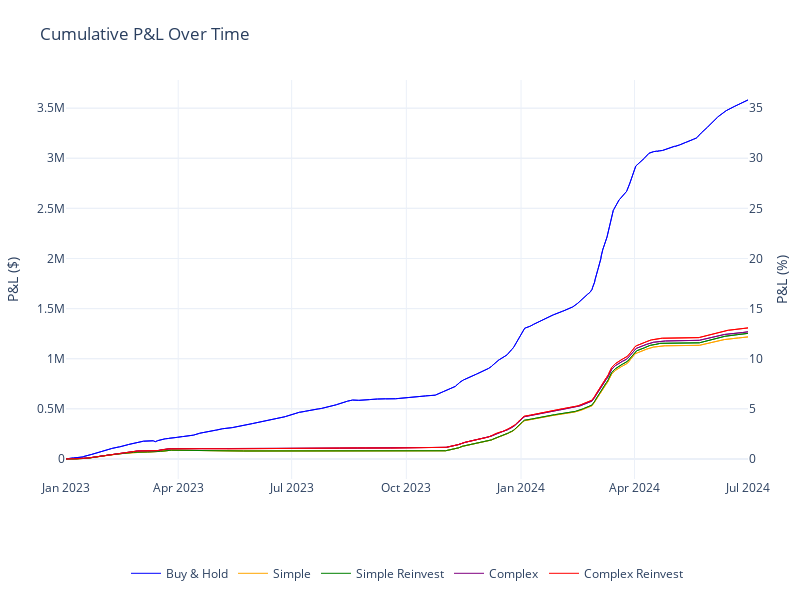

The notebook cell this image was saved under:
### Code cell
hstr = pd.read_csv(f'./results/hold/collateral_log.csv')
ststr = pd.read_csv(f'./results/simple_threshold/collateral_log.csv')
srstr = pd.read_csv(f'./results/simple_reinvest/collateral_log.csv')
ctstr = pd.read_csv(f'./results/complex_threshold/collateral_log.csv')
crstr = pd.read_csv(f'./results/complex_reinvest/collateral_log.csv')

initial_investment = 10000000

hstr['time'] = pd.to_datetime(hstr['time'])
hstr.set_index('time', inplace=True)

ststr['time'] = pd.to_datetime(ststr['time'])
ststr.set_index('time', inplace=True)

srstr['time'] = pd.to_datetime(srstr['time'])
srstr.set_index('time', inplace=True)

ctstr['time'] = pd.to_datetime(ctstr['time'])
ctstr.set_index('time', inplace=True)

crstr['time'] = pd.to_datetime(crstr['time'])
crstr.set_index('time', inplace=True)

collateral_columns = [
    'binance_btc_collateral', 'binance_eth_collateral', 'binance_liquid_cash',
    'okx_btc_collateral', 'okx_eth_collateral', 'okx_liquid_cash',
    'bybit_btc_collateral', 'bybit_eth_collateral', 'bybit_liquid_cash'
]

funding_columns = ['binance_funding', 'okx_funding', 'bybit_funding']

unrealised_pnl_columns = ['binance_unrealised_pnl', 'okx_unrealised_pnl', 'bybit_unrealised_pnl']

hstr['pnl_basis'] = hstr[collateral_columns].sum(axis=1) - initial_investment
hstr['pnl_funding'] = hstr[funding_columns].sum(axis=1)
hstr['total_pnl'] = hstr['pnl_basis'] + hstr['pnl_funding']

hstr['cumulative_total_pnl_pct'] = (hstr['total_pnl'] / initial_investment) * 100


ststr['pnl_basis'] = ststr[collateral_columns].sum(axis=1) - initial_investment
ststr['pnl_funding'] = ststr[funding_columns].sum(axis=1)
ststr['total_pnl'] = ststr['pnl_basis'] + ststr['pnl_funding']

ststr['cumulative_total_pnl_pct'] = (ststr['total_pnl'] / initial_investment) * 100


srstr['pnl_basis'] = srstr[collateral_columns].sum(axis=1) - initial_investment
srstr['pnl_funding'] = srstr[funding_columns].sum(axis=1)
srstr['total_pnl'] = srstr['pnl_basis'] + srstr['pnl_funding']

srstr['cumulative_total_pnl_pct'] = (srstr['total_pnl'] / initial_investment) * 100


ctstr['pnl_basis'] = ctstr[collateral_columns].sum(axis=1) - initial_investment
ctstr['pnl_funding'] = ctstr[funding_columns].sum(axis=1)
ctstr['total_pnl'] = ctstr['pnl_basis'] + ctstr['pnl_funding']

ctstr['cumulative_total_pnl_pct'] = (ctstr['total_pnl'] / initial_investment) * 100


crstr['pnl_basis'] = crstr[collateral_columns].sum(axis=1) - initial_investment
crstr['pnl_funding'] = crstr[funding_columns].sum(axis=1)
crstr['total_pnl'] = crstr['pnl_basis'] + crstr['pnl_funding']

crstr['cumulative_total_pnl_pct'] = (crstr['total_pnl'] / initial_investment) * 100

fig = go.Figure()

fig.add_trace(go.Scatter(
    x=hstr.index,
    y=hstr['total_pnl'],
    mode='lines',
    name='Buy & Hold',
    line=dict(width=1, color='blue'),
    hovertemplate='Hold P&L: $%{y:.2f}<br>Date: %{x}',
    yaxis='y1'
))

fig.add_trace(go.Scatter(
    x=hstr.index,
    y=hstr['cumulative_total_pnl_pct'],
    mode='lines',
    name='Buy & Hold',
    line=dict(width=1, color='blue'),
    hovertemplate='Hold P&L: %{y:.2f}%<br>Date: %{x}',
    yaxis='y2',
    showlegend=False
))

fig.add_trace(go.Scatter(
    x=ststr.index,
    y=ststr['total_pnl'],
    mode='lines',
    name='Simple',
    line=dict(width=1, color='orange'),
    hovertemplate='Simple Threshold P&L: $%{y:.2f}<br>Date: %{x}',
    yaxis='y1'
))

fig.add_trace(go.Scatter(
    x=ststr.index,
    y=ststr['cumulative_total_pnl_pct'],
    mode='lines',
    name='Simple',
    line=dict(width=1, color='orange'),
    hovertemplate='Simple Threshold P&L: %{y:.2f}%<br>Date: %{x}',
    yaxis='y2',
    showlegend=False
))

fig.add_trace(go.Scatter(
    x=srstr.index,
    y=srstr['total_pnl'],
    mode='lines',
    name='Simple Reinvest',
    line=dict(width=1, color='green'),
    hovertemplate='Simple Reinvest P&L: $%{y:.2f}<br>Date: %{x}',
    yaxis='y1'
))

fig.add_trace(go.Scatter(
    x=srstr.index,
    y=srstr['cumulative_total_pnl_pct'],
    mode='lines',
    name='Simple Reinvest',
    line=dict(width=1, color='green'),
    hovertemplate='Simple Reinvest P&L: %{y:.2f}%<br>Date: %{x}',
    yaxis='y2',
    showlegend=False
))

fig.add_trace(go.Scatter(
    x=ctstr.index,
    y=ctstr['total_pnl'],
    mode='lines',
    name='Complex',
    line=dict(width=1, color='purple'),
    hovertemplate='Complex Threshold P&L: $%{y:.2f}<br>Date: %{x}',
    yaxis='y1'
))

fig.add_trace(go.Scatter(
    x=ctstr.index,
    y=ctstr['cumulative_total_pnl_pct'],
    mode='lines',
    name='Complex',
    line=dict(width=1, color='purple'),
    hovertemplate='Complex Threshold P&L: %{y:.2f}%<br>Date: %{x}',
    yaxis='y2',
    showlegend=False
))

fig.add_trace(go.Scatter(
    x=crstr.index,
    y=crstr['total_pnl'],
    mode='lines',
    name='Complex Reinvest',
    line=dict(width=1, color='red'),
    hovertemplate='Complex Reinvest P&L: $%{y:.2f}<br>Date: %{x}',
    yaxis='y1'
))

fig.add_trace(go.Scatter(
    x=crstr.index,
    y=crstr['cumulative_total_pnl_pct'],
    mode='lines',
    name='Complex Reinvest',
    line=dict(width=1, color='red'),
    hovertemplate='Complex Reinvest P&L: %{y:.2f}%<br>Date: %{x}',
    yaxis='y2',
    showlegend=False
))

fig.update_layout(
    title=f'Cumulative P&L Over Time',
    yaxis=dict(title='P&L ($)'),
    yaxis2=dict(title='P&L (%)', overlaying='y', side='right'),
    template='plotly_white',
    hovermode='x unified',
    legend=dict(
        orientation='h',
        x=0.5,
        y=-0.2,
        xanchor='center',
        yanchor='top'
    ),
    width=800,
    height=600,
    margin=dict(l=40, r=40, t=80, b=40)
)

fig.update_xaxes(
    tickformat='%b %Y',
    tickangle=0,
    showgrid=True,
    zeroline=True,
    showticklabels=True,
    dtick='M3'
)

fig.show()

# fig.write_image('./results/compare_cumulative_pnl.png')

### Figure 1 — Plotly figure (JSON) as saved in the notebook; plotly's stock layout.template omitted (floating-point values rounded to 4 significant figures; data arrays with more than 128 entries replaced by an {"elided": "..."} marker saying what was removed)
{"data": [{"hovertemplate": "Hold P&L: $%{y:.2f}<br>Date: %{x}", "line": {"color": "blue", "width": 1}, "mode": "lines", "name": "Buy & Hold", "type": "scatter", "x": {"elided": "1642 str values"}, "y": {"elided": "1642 float values"}, "yaxis": "y"}, {"hovertemplate": "Hold P&L: %{y:.2f}%<br>Date: %{x}", "line": {"color": "blue", "width": 1}, "mode": "lines", "name": "Buy & Hold", "showlegend": false, "type": "scatter", "x": {"elided": "1642 str values"}, "y": {"elided": "1642 float values"}, "yaxis": "y2"}, {"hovertemplate": "Simple Threshold P&L: $%{y:.2f}<br>Date: %{x}", "line": {"color": "orange", "width": 1}, "mode": "lines", "name": "Simple", "type": "scatter", "x": {"elided": "1642 str values"}, "y": {"elided": "1642 float values"}, "yaxis": "y"}, {"hovertemplate": "Simple Threshold P&L: %{y:.2f}%<br>Date: %{x}", "line": {"color": "orange", "width": 1}, "mode": "lines", "name": "Simple", "showlegend": false, "type": "scatter", "x": {"elided": "1642 str values"}, "y": {"elided": "1642 float values"}, "yaxis": "y2"}, {"hovertemplate": "Simple Reinvest P&L: $%{y:.2f}<br>Date: %{x}", "line": {"color": "green", "width": 1}, "mode": "lines", "name": "Simple Reinvest", "type": "scatter", "x": {"elided": "1642 str values"}, "y": {"elided": "1642 float values"}, "yaxis": "y"}, {"hovertemplate": "Simple Reinvest P&L: %{y:.2f}%<br>Date: %{x}", "line": {"color": "green", "width": 1}, "mode": "lines", "name": "Simple Reinvest", "showlegend": false, "type": "scatter", "x": {"elided": "1642 str values"}, "y": {"elided": "1642 float values"}, "yaxis": "y2"}, {"hovertemplate": "Complex Threshold P&L: $%{y:.2f}<br>Date: %{x}", "line": {"color": "purple", "width": 1}, "mode": "lines", "name": "Complex", "type": "scatter", "x": {"elided": "1642 str values"}, "y": {"elided": "1642 float values"}, "yaxis": "y"}, {"hovertemplate": "Complex Threshold P&L: %{y:.2f}%<br>Date: %{x}", "line": {"color": "purple", "width": 1}, "mode": "lines", "name": "Complex", "showlegend": false, "type": "scatter", "x": {"elided": "1642 str values"}, "y": {"elided": "1642 float values"}, "yaxis": "y2"}, {"hovertemplate": "Complex Reinvest P&L: $%{y:.2f}<br>Date: %{x}", "line": {"color": "red", "width": 1}, "mode": "lines", "name": "Complex Reinvest", "type": "scatter", "x": {"elided": "1642 str values"}, "y": {"elided": "1642 float values"}, "yaxis": "y"}, {"hovertemplate": "Complex Reinvest P&L: %{y:.2f}%<br>Date: %{x}", "line": {"color": "red", "width": 1}, "mode": "lines", "name": "Complex Reinvest", "showlegend": false, "type": "scatter", "x": {"elided": "1642 str values"}, "y": {"elided": "1642 float values"}, "yaxis": "y2"}], "layout": {"height": 600, "hovermode": "x unified", "legend": {"orientation": "h", "x": 0.5, "xanchor": "center", "y": -0.2, "yanchor": "top"}, "margin": {"b": 40, "l": 40, "r": 40, "t": 80}, "title": {"text": "Cumulative P&L Over Time"}, "width": 800, "xaxis": {"dtick": "M3", "showgrid": true, "showticklabels": true, "tickangle": 0, "tickformat": "%b %Y", "zeroline": true}, "yaxis": {"title": {"text": "P&L ($)"}}, "yaxis2": {"overlaying": "y", "side": "right", "title": {"text": "P&L (%)"}}}}
